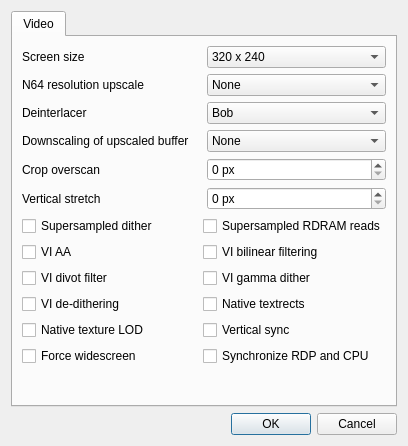
<?xml version="1.0" encoding="UTF-8"?>
<ui version="4.0">
 <class>MainDialog</class>
 <widget class="QDialog" name="MainDialog">
  <property name="geometry">
   <rect>
    <x>0</x>
    <y>0</y>
    <width>408</width>
    <height>446</height>
   </rect>
  </property>
  <property name="windowTitle">
   <string>paraLLEl-RDP</string>
  </property>
  <layout class="QVBoxLayout" name="verticalLayout_2">
   <item>
    <layout class="QHBoxLayout" name="horizontalLayout">
     <item>
      <widget class="QTabWidget" name="tabWidget">
       <widget class="QWidget" name="tab">
        <attribute name="title">
         <string>Video</string>
        </attribute>
        <layout class="QVBoxLayout" name="verticalLayout">
         <item>
          <layout class="QHBoxLayout" name="horizontalLayout_2">
           <item>
            <widget class="QLabel" name="label">
             <property name="text">
              <string>Screen size</string>
             </property>
            </widget>
           </item>
           <item>
            <widget class="QComboBox" name="screenSizeComboBox">
             <item>
              <property name="text">
               <string>320 x 240</string>
              </property>
             </item>
             <item>
              <property name="text">
               <string>400 x 300</string>
              </property>
             </item>
             <item>
              <property name="text">
               <string>480 x 360</string>
              </property>
             </item>
             <item>
              <property name="text">
               <string>640 x 480</string>
              </property>
             </item>
             <item>
              <property name="text">
               <string>800 x 600</string>
              </property>
             </item>
             <item>
              <property name="text">
               <string>960 x 720</string>
              </property>
             </item>
             <item>
              <property name="text">
               <string>1024 x 768</string>
              </property>
             </item>
             <item>
              <property name="text">
               <string>1152 x 864</string>
              </property>
             </item>
             <item>
              <property name="text">
               <string>1280 x 960</string>
              </property>
             </item>
             <item>
              <property name="text">
               <string>1280 x 1024</string>
              </property>
             </item>
             <item>
              <property name="text">
               <string>1440 x 1080</string>
              </property>
             </item>
             <item>
              <property name="text">
               <string>1600 x 1024</string>
              </property>
             </item>
             <item>
              <property name="text">
               <string>1600 x 1200</string>
              </property>
             </item>
            </widget>
           </item>
          </layout>
         </item>
         <item>
          <layout class="QHBoxLayout" name="horizontalLayout_3">
           <item>
            <widget class="QLabel" name="label_2">
             <property name="text">
              <string>N64 resolution upscale</string>
             </property>
            </widget>
           </item>
           <item>
            <widget class="QComboBox" name="resolutionUpscaleComboBox">
             <item>
              <property name="text">
               <string>None</string>
              </property>
             </item>
             <item>
              <property name="text">
               <string>2x</string>
              </property>
             </item>
             <item>
              <property name="text">
               <string>4x</string>
              </property>
             </item>
             <item>
              <property name="text">
               <string>8x (hi-end GPUs only)</string>
              </property>
             </item>
            </widget>
           </item>
          </layout>
         </item>
         <item>
          <layout class="QHBoxLayout" name="horizontalLayout_4">
           <item>
            <widget class="QLabel" name="label_3">
             <property name="text">
              <string>Deinterlacer</string>
             </property>
            </widget>
           </item>
           <item>
            <widget class="QComboBox" name="deinterlacerComboBox">
             <item>
              <property name="text">
               <string>Bob</string>
              </property>
             </item>
             <item>
              <property name="text">
               <string>Weave</string>
              </property>
             </item>
            </widget>
           </item>
          </layout>
         </item>
         <item>
          <layout class="QHBoxLayout" name="horizontalLayout_5">
           <item>
            <widget class="QLabel" name="label_4">
             <property name="text">
              <string>Downscaling of upscaled buffer</string>
             </property>
            </widget>
           </item>
           <item>
            <widget class="QComboBox" name="downscalerComboBox">
             <item>
              <property name="text">
               <string>None</string>
              </property>
             </item>
             <item>
              <property name="text">
               <string>1/2</string>
              </property>
             </item>
             <item>
              <property name="text">
               <string>1/4</string>
              </property>
             </item>
             <item>
              <property name="text">
               <string>1/8</string>
              </property>
             </item>
            </widget>
           </item>
          </layout>
         </item>
         <item>
          <layout class="QHBoxLayout" name="horizontalLayout_8">
           <property name="bottomMargin">
            <number>0</number>
           </property>
           <item>
            <widget class="QLabel" name="label_5">
             <property name="text">
              <string>Crop overscan</string>
             </property>
            </widget>
           </item>
           <item>
            <widget class="QSpinBox" name="cropOverscanSpinBox">
             <property name="suffix">
              <string> px</string>
             </property>
            </widget>
           </item>
          </layout>
         </item>
         <item>
          <layout class="QHBoxLayout" name="horizontalLayout_9">
           <property name="bottomMargin">
            <number>0</number>
           </property>
           <item>
            <widget class="QLabel" name="label_6">
             <property name="text">
              <string>Vertical stretch</string>
             </property>
            </widget>
           </item>
           <item>
            <widget class="QSpinBox" name="verticalStretchSpinBox">
             <property name="suffix">
              <string> px</string>
             </property>
            </widget>
           </item>
          </layout>
         </item>
         <item>
          <layout class="QHBoxLayout" name="horizontalLayout_6">
           <item>
            <layout class="QVBoxLayout" name="verticalLayout_3">
             <item>
              <widget class="QCheckBox" name="superSampledDitherCheckBox">
               <property name="text">
                <string>Supersampled dither</string>
               </property>
              </widget>
             </item>
             <item>
              <widget class="QCheckBox" name="viAaCheckBox">
               <property name="text">
                <string>VI AA</string>
               </property>
              </widget>
             </item>
             <item>
              <widget class="QCheckBox" name="viDivotFilterCheckBox">
               <property name="text">
                <string>VI divot filter</string>
               </property>
              </widget>
             </item>
             <item>
              <widget class="QCheckBox" name="viDeDitheringCheckBox">
               <property name="text">
                <string>VI de-dithering</string>
               </property>
              </widget>
             </item>
             <item>
              <widget class="QCheckBox" name="nativeTextureLodCheckBox">
               <property name="text">
                <string>Native texture LOD</string>
               </property>
              </widget>
             </item>
             <item>
              <widget class="QCheckBox" name="forceWidescreenCheckBox">
               <property name="text">
                <string>Force widescreen</string>
               </property>
              </widget>
             </item>
            </layout>
           </item>
           <item>
            <layout class="QVBoxLayout" name="verticalLayout_4">
             <item>
              <widget class="QCheckBox" name="supersampledRdramReadsCheckBox">
               <property name="text">
                <string>Supersampled RDRAM reads</string>
               </property>
              </widget>
             </item>
             <item>
              <widget class="QCheckBox" name="viBilinearFilteringCheckBox">
               <property name="text">
                <string>VI bilinear filtering</string>
               </property>
              </widget>
             </item>
             <item>
              <widget class="QCheckBox" name="viGammaDitherCheckBox">
               <property name="text">
                <string>VI gamma dither</string>
               </property>
              </widget>
             </item>
             <item>
              <widget class="QCheckBox" name="nativeTextRectsCheckBox">
               <property name="text">
                <string>Native textrects</string>
               </property>
              </widget>
             </item>
             <item>
              <widget class="QCheckBox" name="verticalSyncCheckBox">
               <property name="text">
                <string>Vertical sync</string>
               </property>
              </widget>
             </item>
             <item>
              <widget class="QCheckBox" name="synchronizeCheckBox">
               <property name="text">
                <string>Synchronize RDP and CPU</string>
               </property>
              </widget>
             </item>
            </layout>
           </item>
          </layout>
         </item>
         <item>
          <spacer name="verticalSpacer">
           <property name="orientation">
            <enum>Qt::Vertical</enum>
           </property>
           <property name="sizeHint" stdset="0">
            <size>
             <width>20</width>
             <height>40</height>
            </size>
           </property>
          </spacer>
         </item>
        </layout>
       </widget>
      </widget>
     </item>
    </layout>
   </item>
   <item>
    <widget class="QDialogButtonBox" name="buttonBox">
     <property name="orientation">
      <enum>Qt::Horizontal</enum>
     </property>
     <property name="standardButtons">
      <set>QDialogButtonBox::Cancel|QDialogButtonBox::Ok</set>
     </property>
    </widget>
   </item>
  </layout>
 </widget>
 <resources/>
 <connections>
  <connection>
   <sender>buttonBox</sender>
   <signal>accepted()</signal>
   <receiver>MainDialog</receiver>
   <slot>accept()</slot>
   <hints>
    <hint type="sourcelabel">
     <x>248</x>
     <y>254</y>
    </hint>
    <hint type="destinationlabel">
     <x>157</x>
     <y>274</y>
    </hint>
   </hints>
  </connection>
  <connection>
   <sender>buttonBox</sender>
   <signal>rejected()</signal>
   <receiver>MainDialog</receiver>
   <slot>reject()</slot>
   <hints>
    <hint type="sourcelabel">
     <x>316</x>
     <y>260</y>
    </hint>
    <hint type="destinationlabel">
     <x>286</x>
     <y>274</y>
    </hint>
   </hints>
  </connection>
 </connections>
</ui>
